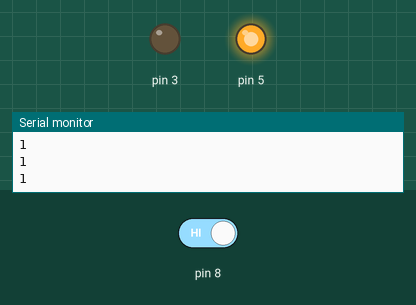
This sketch was run on a simulated Arduino Uno, built with avr-gcc and run on an emulated ATmega328P. Parts: output pins drawn as LEDs (lit = HIGH), the last lines printed to the serial monitor. The test bench sets the inputs (shaded band); at power-on: pin 8 HIGH.

Above: at 1.8 s.
1.9 s: pin 8 driven LOW
At 2.8 s:
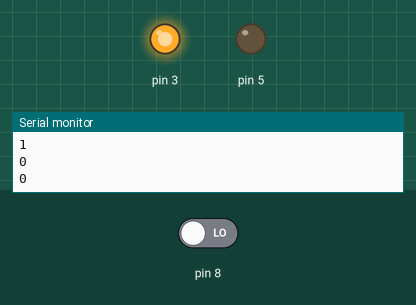
4.0 s: pin 8 driven HIGH
At 5.6 s:
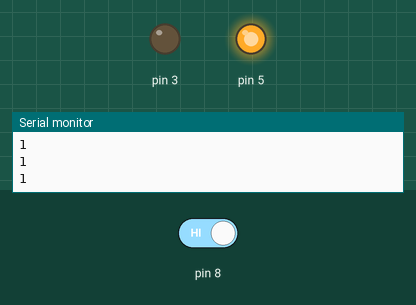
Timing chart, 0 to 7.1 s (numbered marks = the images above; inputs shaded):
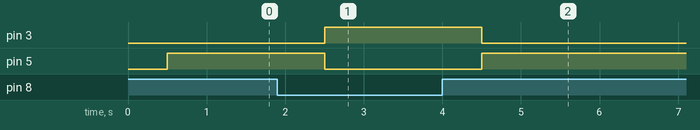

Measured:
- after the input at 1.9 s, pin 3: LOW → HIGH after 0.60 s; pin 5: HIGH → LOW after 0.60 s
- after the input at 4.0 s, pin 3: HIGH → LOW after 0.50 s; pin 5: LOW → HIGH after 0.50 s

The sketch:

IR_Sensor.ino
```cpp
void setup() {
  // put your setup code here, to run once:
 pinMode(8,INPUT);
 pinMode(3,OUTPUT);
 pinMode(5,OUTPUT);
 Serial.begin(9600);
}

void loop() {
  // put your main code here, to run repeatedly:
 int val = digitalRead(8);
 Serial.println(val);
 delay(500);

if(val==0){
 digitalWrite(3,HIGH);
 digitalWrite(5,LOW);
 }
else {
 digitalWrite(3,LOW);
 digitalWrite(5,HIGH);
}
}
```
